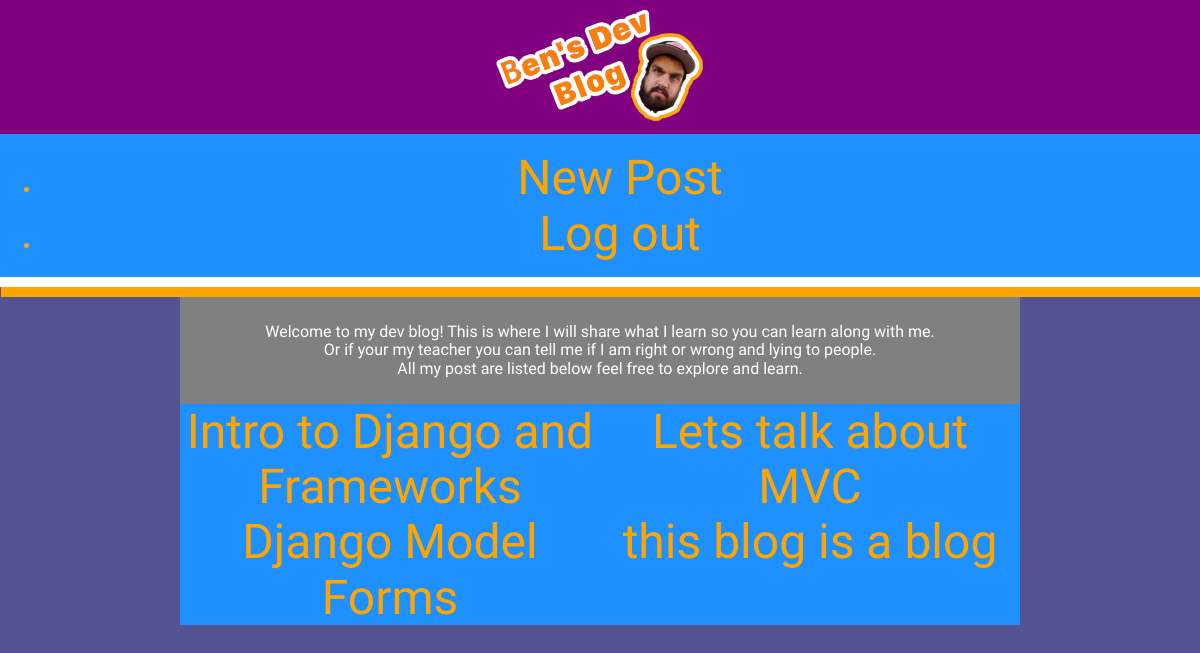
The app's page /home/ (signed in) with its own data.
### blog/models.py (models this page shows, shortened)
class Article(models.Model):
    title = models.CharField(max_length=255)
    body = models.TextField()
    draft = models.BooleanField()
    published_date = models.DateField()
    author = models.CharField(max_length=255)
    user = models.ForeignKey(User, on_delete=models.CASCADE, related_name='articles', default=1)

### blog/views.py (the view)
# urls.py: path('home/', home_page, name='main_page'),
def home_page(request):
    context = {'articles': Article.objects.filter(draft = False).order_by('published_date').all()}
    response = render(request, 'index.html', context)
    return HttpResponse(response)

### blog/templates/index.html
{% extends 'base.html' %}
{% block content %}
<div class="main-content">
<div class="welcome">
<p class="opening-blurb">Welcome to my dev blog! This is where I will share what I learn so you can learn along with me.
<br>Or if your my teacher you can tell me if I am right or wrong and lying to people.<br>All my post are listed below feel free to explore and learn.</p>
</div>
      {% for article in articles%}
      <div class="article-links">
      <a href="{% url 'blog_opened' id=article.pk%}">{{ article.title }}</a>
      </div>
      {% endfor %}
</div>
{%endblock%}

### blog/static/css/main.css (style rules this page uses)
body { background-color: #555391; }
.welcome { color: white; background-color: grey; font-family: 'Asap', sans-serif; font-size: 1em; text-align: center; grid-column: 1 / 3; margin: 10px 0 0 0; }
.article-links { background-color: dodgerblue; }
a { font-family: 'Asap', sans-serif; display: block; text-align: center; text-decoration: none; font-size: 3em; color: orange; }
.main-content { display: grid; grid-template-columns: 1fr 1fr; max-width: 70%; margin: auto; }
p { font-family: 'Asap', sans-serif; color: white; padding: 10px; }

### records on screen
Article: title "Intro to Django and Frameworks"
Article: title "Lets talk about MVC"
Article: title "Django Model Forms"
Article: title "this blog is a blog"
